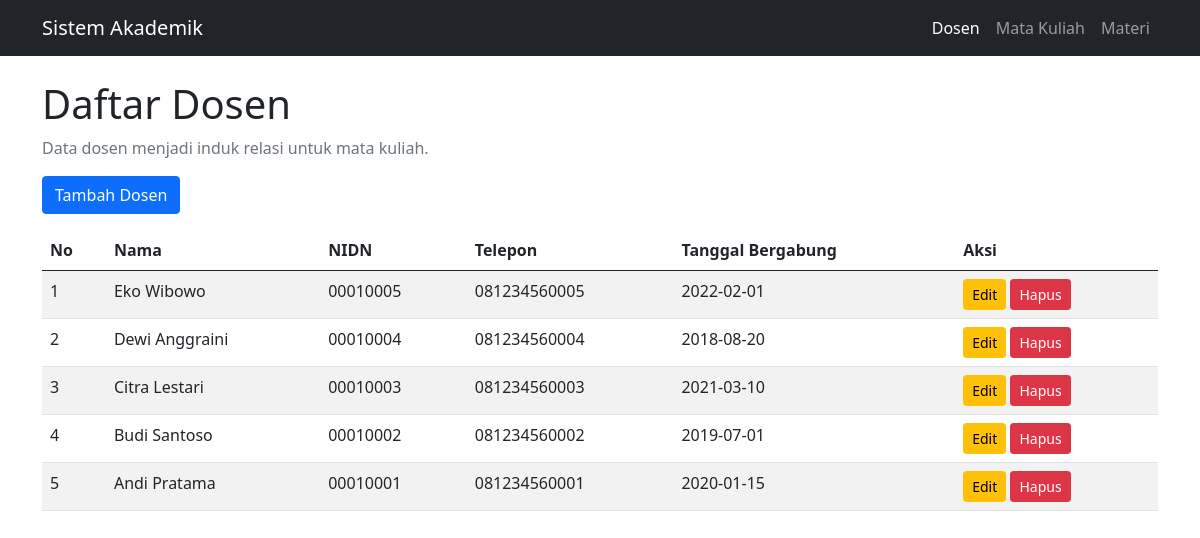
The page / on the database its author committed.
### tables this page shows
CREATE TABLE `lecturers` (
  `id` int(11) NOT NULL,
  `name` varchar(100) NOT NULL,
  `nidn` varchar(20) NOT NULL,
  `phone` varchar(20) NOT NULL,
  `join_date` date NOT NULL
);

### controllers/LecturerController.php (called while the page is built, shortened)
<?php
include_once __DIR__ . '/../config.php';
include_once __DIR__ . '/../views/LecturerView.php';
class LecturerController
{
    private $lecturer;
    public function __construct()
    {
        $this->lecturer = new Lecturer(Config::$db_host, Config::$db_user, Config::$db_pass, Config::$db_name);
    }
    public function index()
    {
        $this->lecturer->open();
        $this->lecturer->getLecturers();
        $data = array();
        while ($row = $this->lecturer->getResult()) {
            array_push($data, $row);
        }
        $message = null;
        (new LecturerView())->render($data, $message);
    }
}

### models/DB.php (called while the page is built, shortened)
<?php
require_once __DIR__ . '/../config.php';
class DB
{
    protected ?mysqli $connection = null;
    private string $dbHost;
    private string $dbUser;
    private string $dbPass;
    private string $dbName;
    public function __construct(string $host, string $user, string $pass, string $name)
    {
        $this->dbHost = $host;
        $this->dbUser = $user;
        $this->dbPass = $pass;
        $this->dbName = $name;
    }
    public function open()
    {
        $this->connection = new mysqli($this->dbHost, $this->dbUser, $this->dbPass, $this->dbName);
        $this->connection->set_charset('utf8mb4');
    }
    public function close()
    {
        if ($this->connection !== null) {
            $this->connection = null;
        }
    }
    protected function connection(): mysqli
    {
        return $this->connection;
    }
    public function execute(string $query)
    {
        $this->result = $this->connection()->query($query);
    }
}

### models/Lecturer.php (called while the page is built, shortened)
<?php
require_once __DIR__ . '/DB.php';
class Lecturer extends DB
{
    public function getLecturers()
    {
        $this->execute('SELECT * FROM lecturers ORDER BY id DESC');
    }
}

### config.php (called while the page is built, shortened)
<?php
function e(?string $value): string
{
    return htmlspecialchars((string) $value, ENT_QUOTES, 'UTF-8');
}

### views/LecturerView.php (the view, shortened to what this page needs)
<?php
class LecturerView
{
    public function render(array $data, ?string $message = null)
    {
        $rows = '';
        $no = 1;
        foreach ($data as $lecturer) {
            $id = e((string) $lecturer['id']);
            $rows .= '<tr><td>' . $no++ . '</td><td>' . e($lecturer['name']) . '</td>'
                . '<td>' . e($lecturer['nidn']) . '</td><td>' . e($lecturer['phone']) . '</td>'
                . '<td>' . e($lecturer['join_date']) . '</td><td>'
                . '<a class="btn btn-sm btn-warning" href="index.php?page=lecturer-edit&amp;id=' . $id . '">Edit</a> '
                . '<form class="d-inline" method="post" action="index.php?page=lecturer-delete" onsubmit="return confirm(\'Hapus dosen ini?\')">'
                . '<input type="hidden" name="id" value="' . $id . '"><button class="btn btn-sm btn-danger">Hapus</button></form></td></tr>';
        }
    }
}

### rows shown on the page
lecturers: name "Eko Wibowo", nidn "00010005", phone "081234560005", join_date "2022-02-01"
lecturers: name "Dewi Anggraini", nidn "00010004", phone "081234560004", join_date "2018-08-20"
lecturers: name "Citra Lestari", nidn "00010003", phone "081234560003", join_date "2021-03-10"
lecturers: name "Budi Santoso", nidn "00010002", phone "081234560002", join_date "2019-07-01"
lecturers: name "Andi Pratama", nidn "00010001", phone "081234560001", join_date "2020-01-15"

### other values the page prints
preg_replace('/\{\{[A-Z_]+\}\}/', '', $this->content) "Sistem Akademik Dosen Mata Kuliah Materi Daftar Dosen Data dosen menjadi induk relasi untuk mata kuliah. Tambah Dosen No Nama NIDN Telepon Tanggal Bergabung Aksi"
